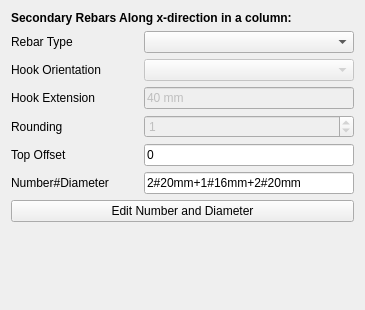
<?xml version="1.0" encoding="UTF-8"?>
<ui version="4.0">
 <class>SecXDirRebarsWidget</class>
 <widget class="QWidget" name="SecXDirRebarsWidget">
  <property name="enabled">
   <bool>true</bool>
  </property>
  <property name="geometry">
   <rect>
    <x>0</x>
    <y>0</y>
    <width>363</width>
    <height>310</height>
   </rect>
  </property>
  <property name="windowTitle">
   <string>Form</string>
  </property>
  <layout class="QGridLayout" name="gridLayout">
   <item row="4" column="0">
    <widget class="QLabel" name="xdir_rebars_LRebarRoundingLabel">
     <property name="text">
      <string>Rounding</string>
     </property>
    </widget>
   </item>
   <item row="7" column="0" colspan="2">
    <widget class="QPushButton" name="xdir_rebars_editNumberDiameter">
     <property name="text">
      <string>Edit Number and Diameter</string>
     </property>
    </widget>
   </item>
   <item row="8" column="0" colspan="2">
    <spacer name="verticalSpacer">
     <property name="orientation">
      <enum>Qt::Vertical</enum>
     </property>
     <property name="sizeHint" stdset="0">
      <size>
       <width>20</width>
       <height>40</height>
      </size>
     </property>
    </spacer>
   </item>
   <item row="2" column="0">
    <widget class="QLabel" name="xdir_rebars_hookOrientationLabel">
     <property name="sizePolicy">
      <sizepolicy hsizetype="Fixed" vsizetype="Preferred">
       <horstretch>0</horstretch>
       <verstretch>0</verstretch>
      </sizepolicy>
     </property>
     <property name="minimumSize">
      <size>
       <width>127</width>
       <height>0</height>
      </size>
     </property>
     <property name="text">
      <string>Hook Orientation</string>
     </property>
    </widget>
   </item>
   <item row="1" column="1">
    <widget class="Gui::PrefComboBox" name="xdir_rebars_type">
     <property name="prefEntry" stdset="0">
      <cstring></cstring>
     </property>
     <property name="prefPath" stdset="0">
      <cstring></cstring>
     </property>
    </widget>
   </item>
   <item row="6" column="0">
    <widget class="QLabel" name="numberDiameterLabel">
     <property name="text">
      <string>Number#Diameter</string>
     </property>
    </widget>
   </item>
   <item row="1" column="0">
    <widget class="QLabel" name="xdir_rebars_typeLabel">
     <property name="text">
      <string>Rebar Type</string>
     </property>
    </widget>
   </item>
   <item row="4" column="1">
    <widget class="Gui::PrefSpinBox" name="xdir_rebars_rounding">
     <property name="enabled">
      <bool>false</bool>
     </property>
     <property name="value">
      <number>1</number>
     </property>
    </widget>
   </item>
   <item row="3" column="0">
    <widget class="QLabel" name="xdir_rebars_hookExtensionLabel">
     <property name="text">
      <string>Hook Extension</string>
     </property>
    </widget>
   </item>
   <item row="5" column="0">
    <widget class="QLabel" name="xdir_rebars_topOffsetLabel">
     <property name="text">
      <string>Top Offset</string>
     </property>
    </widget>
   </item>
   <item row="6" column="1">
    <widget class="Gui::PrefLineEdit" name="numberDiameter">
     <property name="enabled">
      <bool>true</bool>
     </property>
     <property name="minimumSize">
      <size>
       <width>210</width>
       <height>0</height>
      </size>
     </property>
     <property name="focusPolicy">
      <enum>Qt::StrongFocus</enum>
     </property>
     <property name="text">
      <string>2#20mm+1#16mm+2#20mm</string>
     </property>
    </widget>
   </item>
   <item row="5" column="1">
    <widget class="Gui::InputField" name="xdir_rebars_topOffset">
     <property name="text">
      <string>0 </string>
     </property>
     <property name="unit" stdset="0">
      <string notr="true"/>
     </property>
    </widget>
   </item>
   <item row="2" column="1">
    <widget class="Gui::PrefComboBox" name="xdir_rebars_hookOrientation">
     <property name="enabled">
      <bool>false</bool>
     </property>
    </widget>
   </item>
   <item row="3" column="1">
    <widget class="Gui::InputField" name="xdir_rebars_hookExtension">
     <property name="enabled">
      <bool>false</bool>
     </property>
     <property name="text">
      <string>40 mm</string>
     </property>
     <property name="minimum" stdset="0">
      <double>10.000000000000000</double>
     </property>
     <property name="unit" stdset="0">
      <string notr="true">mm</string>
     </property>
     <property name="quantity" stdset="0">
      <double>40.000000000000000</double>
     </property>
    </widget>
   </item>
   <item row="0" column="0" colspan="2">
    <widget class="QLabel" name="xdir_rebars_heading">
     <property name="font">
      <font>
       <weight>75</weight>
       <bold>true</bold>
      </font>
     </property>
     <property name="text">
      <string>Secondary Rebars Along x-direction in a column:</string>
     </property>
    </widget>
   </item>
  </layout>
 </widget>
 <customwidgets>
  <customwidget>
   <class>Gui::InputField</class>
   <extends>QLineEdit</extends>
   <header>Gui/InputField.h</header>
  </customwidget>
  <customwidget>
   <class>Gui::PrefSpinBox</class>
   <extends>QSpinBox</extends>
   <header>Gui/PrefWidgets.h</header>
  </customwidget>
  <customwidget>
   <class>Gui::PrefComboBox</class>
   <extends>QComboBox</extends>
   <header>Gui/PrefWidgets.h</header>
  </customwidget>
  <customwidget>
   <class>Gui::PrefLineEdit</class>
   <extends>QLineEdit</extends>
   <header>Gui/PrefWidgets.h</header>
  </customwidget>
 </customwidgets>
 <tabstops>
  <tabstop>xdir_rebars_type</tabstop>
  <tabstop>xdir_rebars_hookOrientation</tabstop>
  <tabstop>xdir_rebars_hookExtension</tabstop>
  <tabstop>xdir_rebars_rounding</tabstop>
  <tabstop>xdir_rebars_topOffset</tabstop>
  <tabstop>numberDiameter</tabstop>
  <tabstop>xdir_rebars_editNumberDiameter</tabstop>
 </tabstops>
 <resources/>
 <connections/>
</ui>
